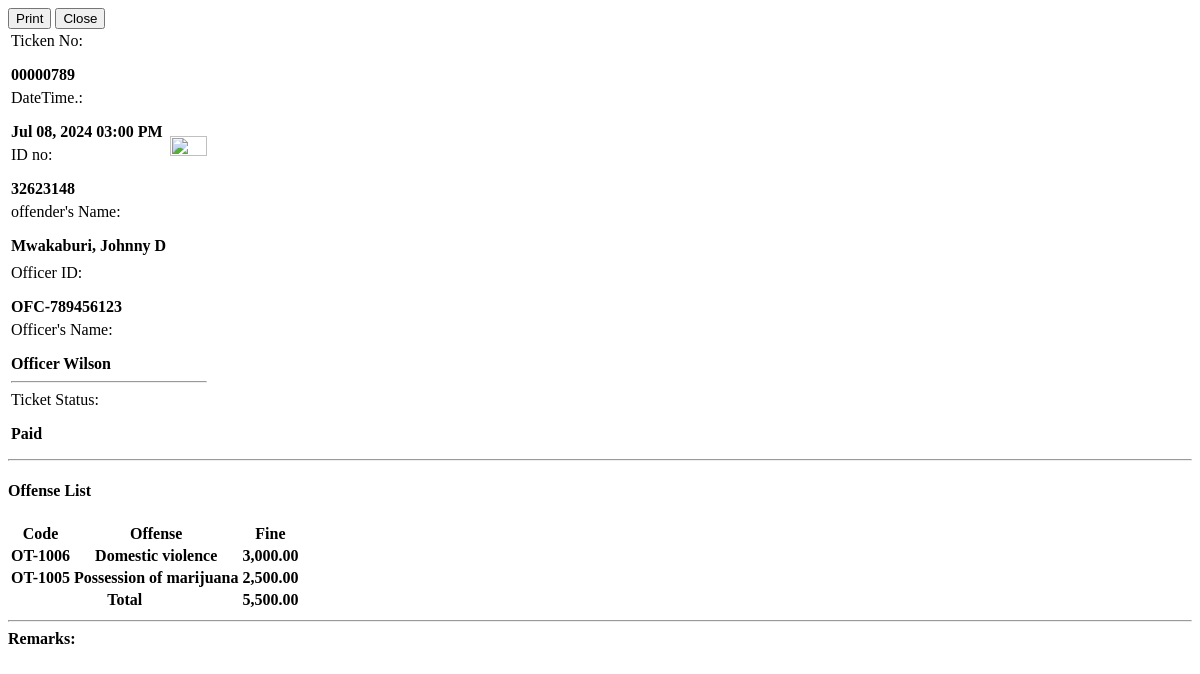
Page /admin/offenses/view_details.php?id=1 on the committed database.
### tables this page shows
CREATE TABLE `offense_items` (
    `offender_offense_id` int(30) NOT NULL,
    `offense_id` int(30) DEFAULT NULL,
    `fine` float NOT NULL,
    `status` tinyint(1) NOT NULL DEFAULT 0 COMMENT '0=pending, 1=paid',
    `date_created` datetime NOT NULL DEFAULT current_timestamp()
);

CREATE TABLE `offenses` (
    `id` int(30) NOT NULL,
    `code` varchar(50) NOT NULL,
    `name` text NOT NULL,
    `description` text NOT NULL,
    `fine` float NOT NULL,
    `status` tinyint(4) NOT NULL DEFAULT 1 COMMENT '0=Inactive, 1=Active',
    `date_created` datetime NOT NULL DEFAULT current_timestamp(),
    `date_updated` datetime DEFAULT NULL ON UPDATE current_timestamp()
);

### classes/DBConnection.php (called while the page is built, shortened)
<?php
class DBConnection{
    private $host = DB_SERVER;
    private $username = DB_USERNAME;
    private $password = DB_PASSWORD;
    private $database = DB_NAME;
    public $conn;
    public function __construct(){
        if (!isset($this->conn)) {
            $this->conn = new mysqli($this->host, $this->username, $this->password, $this->database);
        }
    }
}
?>

### classes/SystemSettings.php (called while the page is built, shortened)
<?php
class SystemSettings extends DBConnection{
	function info($field=''){
		if(!empty($field)){
			if(isset($_SESSION['system_info'][$field]))
				return $_SESSION['system_info'][$field];
			else
				return false;
		}else{
			return false;
		}
	}
}
$_settings = new SystemSettings();
?>

### config.php (called while the page is built, shortened)
<?php
require_once('classes/DBConnection.php');
require_once('classes/SystemSettings.php');
function validate_image($file){
	if(!empty($file)){
		if(is_file(base_app.$file)){
			return base_url.$file;
		}else{
			return base_url.'dist/img/no-image-available.png';
		}
	}else{
		return base_url.'dist/img/no-image-available.png';
	}
}
?>

### admin/offenses/view_details.php (the view, shortened to what this page needs)
<?php
require_once('../../config.php');
if(isset($_GET['id']) && $_GET['id'] > 0){
    $qry2 = $conn->query("SELECT i.*,o.code,o.name from `offense_items` i inner join `offenses` o on i.offense_id = o.id where i.offender_offense_id = '{$_GET['id']}' ");
    $offense_arr = array();
	if($qry2->num_rows > 0){
        while($row = $qry2->fetch_assoc()){
            $offense_arr[]=$row;
        }
    }
}
?>
<div class="container-fluid">
    <div class="w-100 d-flex justify-content-end mb-2">
        <button class="btn btn-flat btn-sm btn-default bg-lightblue" type="button" id="print"><i class="fa fa-print"></i> Print</button>
        <button class="btn btn-flat btn-sm btn-default bg-black" data-dismiss="modal"><i class="fa fa-times"></i> Close</button>
    </div>
    <div class="border border-dark px-2 py-2" id="print_out">
        <table class="table boder-0">
            <tr class='boder-0'>
                <td width="80%" class='boder-0 align-bottom'>
                    <div class="row">
                        <div class="col-12">
                            <div class="row justify-content-between  w-max-100">
                                <div class="col-6 d-flex w-max-100">
                                    <label class="float-left w-auto whitespace-nowrap">Ticken No: </label>
                                    <p class="col-md-auto border-bottom px-2 border-dark w-100"><b><?php echo $ticket_no ?></b></p>
                                </div>
                                <div class="col-6 d-flex w-max-100">
                                    <label class="float-left w-auto whitespace-nowrap">DateTime.: </label>
                                    <p class="col-md-auto border-bottom px-2 border-dark w-100"><b><?php echo date("M d, Y h:i A",strtotime($date_created)) ?></b></p>
                                </div>
                            </div>
                            <div class="d-flex w-max-100">
                                <label class="float-left w-auto whitespace-nowrap">ID no:</label>
                                <p class="col-md-auto border-bottom border-dark w-100"><b><?php echo $ID_no ?></b></p>
                            </div>
                            <div class="d-flex w-max-100">
                                <label class="float-left w-auto whitespace-nowrap">offender's Name:</label>
                                <p class="col-md-auto border-bottom border-dark w-100"><b><?php echo $offender ?></b></p>
                            </div>
                        </div>
                    </div>
                </td>
                <td width="20%" class="border-3 border-dark">
                    <div class="w-100 d-flex align-items-center justify-content-center">
                        <img src="<?php echo validate_image($_settings->info('logo')) ?>" alt="<?php $_settings->info('short_name') ?>" class="img-thumnail" id="cimg">
                    </div>
                </td>
            </tr>
            <tr>
                <td colspan='2'>
                    <div class="d-flex w-max-100">
                        <label class="float-left w-auto whitespace-nowrap">Officer ID:</label>
                        <p class="col-md-auto border-bottom border-dark w-100"><b><?php echo $officer_id ?></b></p>
                    </div>
                    <div class="d-flex w-max-100">
                        <label class="float-left w-auto whitespace-nowrap">Officer's Name:</label>
                        <p class="col-md-auto border-bottom border-dark w-100"><b><?php echo $officer_name ?></b></p>
                    </div>
                    <hr>
                    <div class="d-flex w-max-100">
                        <label class="float-left w-auto whitespace-nowrap">Ticket Status:</label>
                        <p class=" border-bottom border-dark px-4"><b><?php echo ($status == 1) ? "Paid" : "" ?></b></p>
                    </div>
                </td>
            </tr>
        </table>
        <hr class='bg-dark border-dark'>
        <h4 class="text-center"><b>Offense List</b></h4>
        <table class='table table-stripped px-4'>
            <thead>
                <tr>
                    <th>Code</th>
                    <th>Offense</th>
                    <th>Fine</th>
                </tr>
            </thead>
            <tbody>
                <?php
                foreach($offense_arr as $row):
                ?>
                <tr>
                    <th><?php echo $row['code'] ?></th>
                    <th><?php echo $row['name'] ?></th>
                    <th class='text-right'><?php echo number_format($row['fine'],2) ?></th>
                </tr>
                <?php endforeach; ?>
            </tbody>
            <tfoot>
                <tr>
                    <th class='text-center' colspan="2">Total</th>
                    <th class="text-right"><?php echo number_format($total_amount,2) ?></th>
                </tr>
            </tfoot>
        </table>
        <hr class="bg-dark border-dark">
        <b>Remarks:</b>
    </div>
</div>

### admin/offenses/view_details.php (style rules this page uses)
img#cimg { height: 100%; width: 100%; object-fit: scale-down; object-position: center center; }
p,label { margin-bottom:5px; }

### rows in the picture
offense_items: offense.code "OT-1006", offense.name "Domestic violence", fine "3,000.00"
offense_items: offense.code "OT-1005", offense.name "Possession of marijuana", fine "2,500.00"

### other values in the picture
$ticket_no "00000789"
date("M d, Y h:i A",strtotime($date_created)) "Jul 08, 2024 03:00 PM"
$ID_no "32623148"
$offender "Mwakaburi, Johnny D"
$officer_id "OFC-789456123"
$officer_name "Officer Wilson"
$total_amount "5,500.00"
